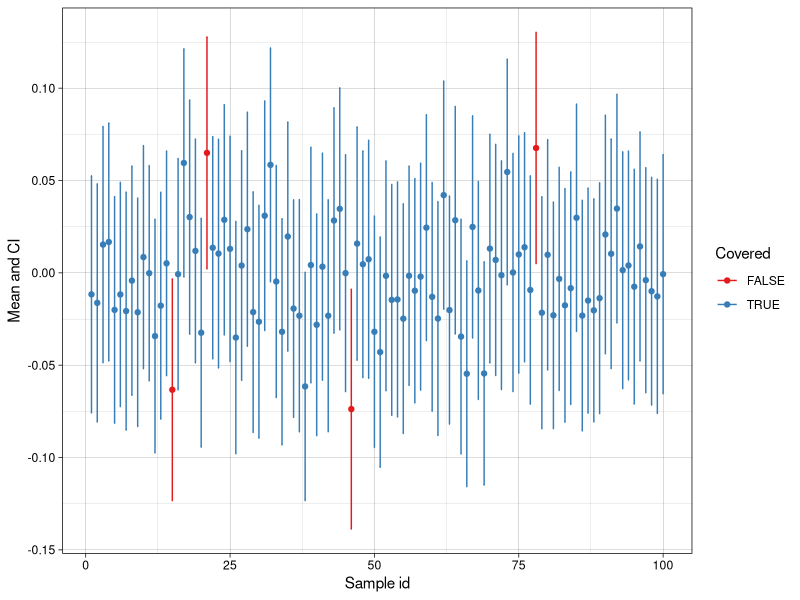
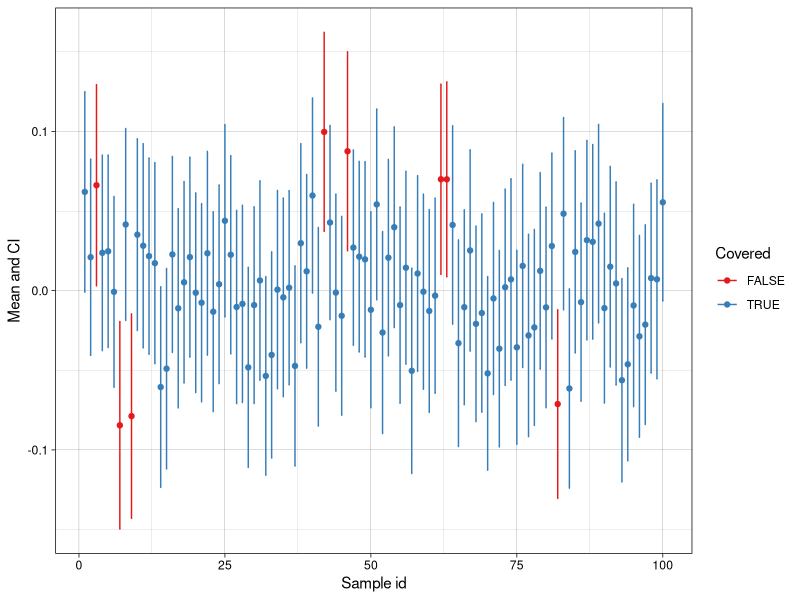

These charts were generated, in order, by the following R code:
## ---- chunk 1
set.seed(1)
library(tidyverse)
library(knitr)
library(kableExtra)
## ---- chunk 2
samples <- map(1:100, function(x) rnorm(1000))
## ---- chunk 3
estimates <- function(x) {
  mu <- mean(x)
  se <- sqrt(sum((x - mu)^2) / (length(x)-1)) / sqrt(length(x))
  lower <- mu + qnorm(0.025) * se
  upper <- mu + qnorm(0.975) * se
  
  return(data.frame(Mean = mu, bias = abs(mu), sd = se, lower = lower, upper = upper))
}
## ---- chunk 4
results <- samples %>% 
  map_dfr(function(x) estimates(x), .id = "Sample")

results$Covered <- results$lower < 0 & 0 < results$upper
## ---- chunk 5
ggplot(results, mapping = aes(color = Covered)) +
  geom_point(mapping = aes(x = as.numeric(Sample), y = Mean)) +
  geom_errorbar(aes(x = as.numeric(Sample), ymin = lower, ymax = upper), width = .2) +
  scale_color_brewer(palette = "Set1") +
  xlab("Sample id") +
  ylab("Mean and CI") +
  theme_linedraw()
## ---- chunk 6
results %>%
  filter(!Covered) %>%
  knitr::kable(digits = 3) %>%
  kable_styling(bootstrap_options = c("striped", "hover"), 
                position = "float_left",
                full_width = FALSE)
## ---- chunk 7
set.seed(2)
## ---- chunk 8
samples_v2 <- map(1:100, function(x) rnorm(1000))
## ---- chunk 9
results_v2 <- samples_v2 %>% 
  map_dfr(function(x) estimates(x), .id = "Sample")

results_v2$Covered <- results_v2$lower < 0 & 0 < results_v2$upper
## ---- chunk 10
ggplot(results_v2, mapping = aes(color = Covered)) +
  geom_point(mapping = aes(x = as.numeric(Sample), y = Mean)) +
  geom_errorbar(aes(x = as.numeric(Sample), ymin = lower, ymax = upper), width = .2) +
  scale_color_brewer(palette = "Set1") +
  xlab("Sample id") +
  ylab("Mean and CI") +
  theme_linedraw()
## ---- chunk 11
results_v2 %>%
  filter(!Covered) %>%
  knitr::kable(digits = 3) %>%
  kable_styling(bootstrap_options = c("striped", "hover"), 
                position = "float_left",
                full_width = FALSE)
